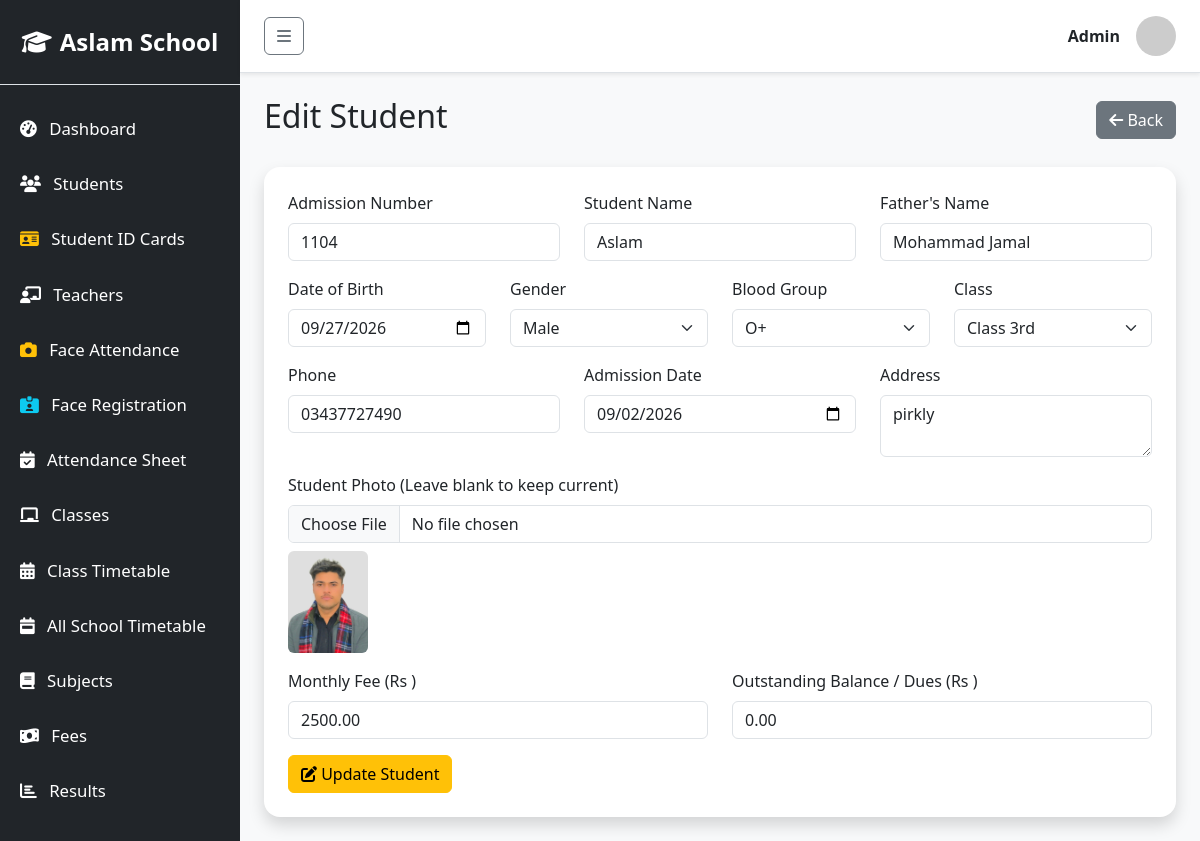
The page /school/students/edit.php?id=22 on the database its author committed.
### tables this page shows
CREATE TABLE `students` (
  `id` int(11) NOT NULL,
  `admission_no` varchar(20) NOT NULL,
  `name` varchar(100) NOT NULL,
  `father_name` varchar(100) NOT NULL,
  `dob` date NOT NULL,
  `gender` varchar(10) NOT NULL,
  `blood_group` varchar(10) DEFAULT 'O+',
  `class_id` int(11) NOT NULL,
  `phone` varchar(20) NOT NULL,
  `address` text NOT NULL,
  `admission_date` date NOT NULL,
  `monthly_fee` decimal(10,2) NOT NULL DEFAULT 0.00,
  `previous_dues` decimal(10,2) NOT NULL DEFAULT 0.00,
  `photo` varchar(255) DEFAULT NULL
);

### school/students/edit.php (the view, shortened to what this page needs)
<?php
require_once '../includes/db.php';
require_once '../includes/header.php';
$id = (int)$_GET['id'];
$student = $conn->query("SELECT * FROM students WHERE id = $id")->fetch_assoc();
?>
<div class="d-flex justify-content-between align-items-center mb-4">
    <h2>Edit Student</h2>
    <a href="manage.php" class="btn btn-secondary"><i class="fa-solid fa-arrow-left"></i> Back</a>
</div>
<div class="card shadow border-0 rounded-4">
    <div class="card-body p-4">
        <form method="POST" enctype="multipart/form-data">
            <div class="row mb-3">
                <div class="col-md-4">
                    <label class="form-label">Admission Number</label>
                    <input type="text" name="admission_no" class="form-control" required value="<?= $student['admission_no'] ?>">
                </div>
                <div class="col-md-4">
                    <label class="form-label">Student Name</label>
                    <input type="text" name="name" class="form-control" required value="<?= $student['name'] ?>">
                </div>
                <div class="col-md-4">
                    <label class="form-label">Father's Name</label>
                    <input type="text" name="father_name" class="form-control" required value="<?= $student['father_name'] ?>">
                </div>
            </div>
            <div class="row mb-3">
                <div class="col-md-3">
                    <label class="form-label">Date of Birth</label>
                    <input type="date" name="dob" class="form-control" required value="<?= $student['dob'] ?>">
                </div>
                <div class="col-md-3">
                    <label class="form-label">Gender</label>
                    <select name="gender" class="form-select" required>
                        <option value="Male" <?= $student['gender']=='Male'?'selected':'' ?>>Male</option>
                    </select>
                </div>
                <div class="col-md-3">
                    <label class="form-label">Blood Group</label>
                    <?php $curr_bg = !empty($student['blood_group']) ? $student['blood_group'] : 'O+'; ?>
                    <select name="blood_group" class="form-select">
                        <option value="O+" <?= $curr_bg=='O+'?'selected':'' ?>>O+</option>
                    </select>
                </div>
                <div class="col-md-3">
                    <label class="form-label">Class</label>
                    <select name="class_id" class="form-select" required>
                        <?php
                        $classes = $conn->query("SELECT * FROM classes");
                        while($c = $classes->fetch_assoc()) {
                            $sel = $c['id'] == $student['class_id'] ? 'selected' : '';
                            echo "<option value='{$c['id']}' $sel>{$c['name']}</option>";
                        }
                        ?>
                    </select>
                </div>
            </div>
            <div class="row mb-3">
                <div class="col-md-4">
                    <label class="form-label">Phone</label>
                    <input type="text" name="phone" class="form-control" required value="<?= $student['phone'] ?>">
                </div>
                <div class="col-md-4">
                    <label class="form-label">Admission Date</label>
                    <input type="date" name="admission_date" class="form-control" required value="<?= $student['admission_date'] ?>">
                </div>
                <div class="col-md-4">
                    <label class="form-label">Address</label>
                    <textarea name="address" class="form-control" rows="2" required><?= $student['address'] ?></textarea>
                </div>
            </div>
            <div class="row mb-3">
                <div class="col-md-12">
                    <label class="form-label">Student Photo (Leave blank to keep current)</label>
                    <input type="file" name="photo" class="form-control" accept="image/*">
                    <?php if($student['photo']): ?>
                        <div class="mt-2">
                            <img src="../uploads/students/<?= $student['photo'] ?>" alt="Student Photo" width="80" class="rounded">
                        </div>
                    <?php endif; ?>
                </div>
            </div>
            <div class="row mb-3">
                <div class="col-md-6">
                    <label class="form-label">Monthly Fee (Rs )</label>
                    <input type="number" step="0.01" name="monthly_fee" class="form-control" required value="<?= $student['monthly_fee'] ?>">
                </div>
                <div class="col-md-6">
                    <label class="form-label">Outstanding Balance / Dues (Rs )</label>
                    <input type="number" step="0.01" name="previous_dues" class="form-control" required value="<?= $student['previous_dues'] ?>">
                </div>
            </div>
            <button type="submit" class="btn btn-warning"><i class="fa-solid fa-edit"></i> Update Student</button>
        </form>
    </div>
</div>
<?php require_once '../includes/footer.php'; ?>

### rows shown on the page
students: admission_no "1104", name "Aslam", father_name "Mohammad Jamal", dob "09/27/2026", gender "Male", blood_group "O+", phone "03437727490", admission_date "09/02/2026", address "pirkly", photo (picture), monthly_fee "2500.00", previous_dues "0.00"

### other values the page prints
$_SESSION['user_name'] "Admin"
form field class_id "Class 3rd"
